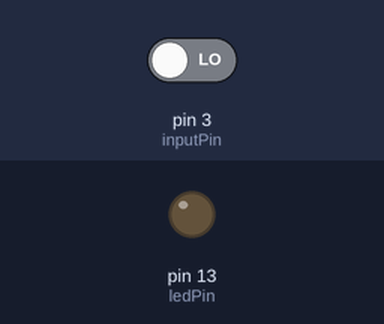
The sketch below on a simulated Arduino Uno, built with avr-gcc and run on an emulated ATmega328P. Shown: output pins drawn as LEDs (lit = HIGH). The test bench sets the inputs (shaded band); at power-on: pin 3 (inputPin) LOW. What the sketch prints to the serial monitor is not drawn.

Above: at 1.2 s.
1.3 s: pin 3 (inputPin) driven HIGH
At 2.4 s:
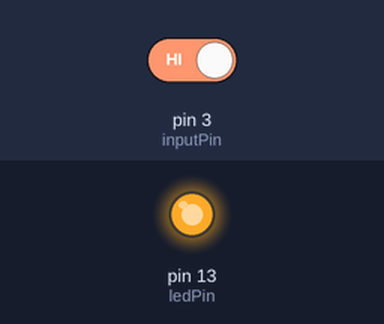
2.8 s: pin 3 (inputPin) driven LOW
At 3.6 s:
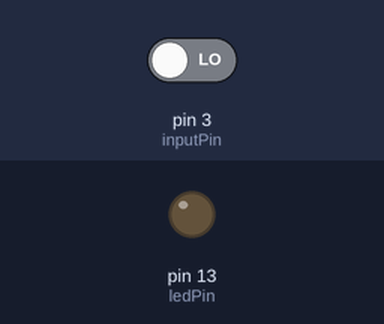
Timing chart, 0 to 5.8 s (numbered marks = the images above; inputs shaded):
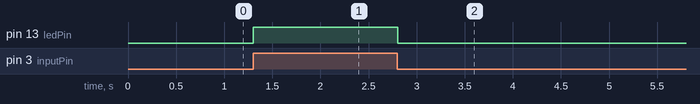

The sketch:

crash.ino
```cpp
/* Crash Collision Sensor Detection Module [S230] : http://rdiot.tistory.com/335 [RDIoT Demo] */

int ledPin = 13;                // choose the pin for the LED
int inputPin = 3;               // connect sensor to input pin 3

void setup() {
  Serial.begin(9600);           // Init the serial port

  pinMode(ledPin, OUTPUT);      // declare LED as output
  pinMode(inputPin, INPUT);     // declare Micro switch as input
}

void loop(){
  int val = digitalRead(inputPin);  // read input value
  if (val == HIGH) {                // check if the input is HIGH
    digitalWrite(ledPin, HIGH);      // turn LED OFF
  } else {
    digitalWrite(ledPin,LOW);     // turn LED ON
    Serial.println("Switch Pressed!");
  }
  delay(50);
}
```

Measured:
- after the input at 1.3 s, pin 13 (ledPin): LOW → HIGH at once
- after the input at 2.8 s, pin 13 (ledPin): HIGH → LOW at once
